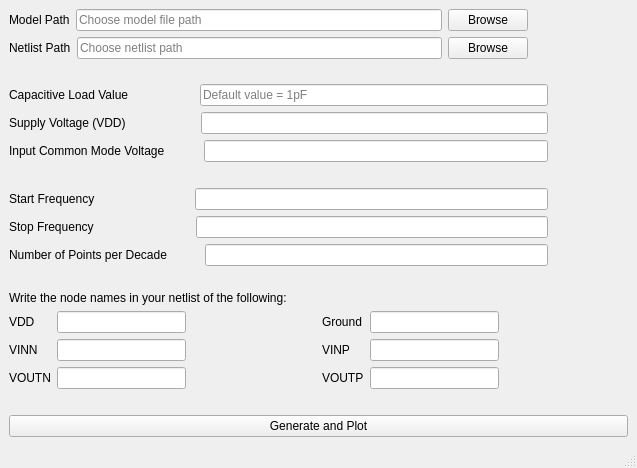
<?xml version="1.0" encoding="UTF-8"?>
<ui version="4.0">
 <class>MainWindow</class>
 <widget class="QMainWindow" name="MainWindow">
  <property name="geometry">
   <rect>
    <x>0</x>
    <y>0</y>
    <width>637</width>
    <height>468</height>
   </rect>
  </property>
  <property name="windowTitle">
   <string>Differential Input Differential Output OTA</string>
  </property>
  <widget class="QWidget" name="centralwidget">
   <layout class="QGridLayout" name="gridLayout_2">
    <item row="0" column="0">
     <layout class="QVBoxLayout" name="verticalLayout">
      <item>
       <layout class="QVBoxLayout" name="input_paths_layout">
        <item>
         <layout class="QHBoxLayout" name="Model_path_layout">
          <item>
           <widget class="QLabel" name="Model_path_label">
            <property name="text">
             <string>Model Path</string>
            </property>
           </widget>
          </item>
          <item>
           <widget class="QLineEdit" name="model_path_lineEdit_dip_dop">
            <property name="placeholderText">
             <string>Choose model file path</string>
            </property>
           </widget>
          </item>
          <item>
           <widget class="QPushButton" name="model_path_browse_button_dip_dop">
            <property name="text">
             <string>Browse</string>
            </property>
           </widget>
          </item>
          <item>
           <spacer name="horizontalSpacer">
            <property name="orientation">
             <enum>Qt::Horizontal</enum>
            </property>
            <property name="sizeType">
             <enum>QSizePolicy::Preferred</enum>
            </property>
            <property name="sizeHint" stdset="0">
             <size>
              <width>100</width>
              <height>20</height>
             </size>
            </property>
           </spacer>
          </item>
         </layout>
        </item>
        <item>
         <layout class="QHBoxLayout" name="Netlist_path_layout">
          <item>
           <widget class="QLabel" name="netlist_path_label">
            <property name="text">
             <string>Netlist Path</string>
            </property>
           </widget>
          </item>
          <item>
           <widget class="QLineEdit" name="netlist_path_lineEdit_dip_dop">
            <property name="placeholderText">
             <string>Choose netlist path</string>
            </property>
           </widget>
          </item>
          <item>
           <widget class="QPushButton" name="Netlist_path_browse_button_dip_dop">
            <property name="text">
             <string>Browse</string>
            </property>
           </widget>
          </item>
          <item>
           <spacer name="horizontalSpacer_2">
            <property name="orientation">
             <enum>Qt::Horizontal</enum>
            </property>
            <property name="sizeType">
             <enum>QSizePolicy::Preferred</enum>
            </property>
            <property name="sizeHint" stdset="0">
             <size>
              <width>100</width>
              <height>20</height>
             </size>
            </property>
           </spacer>
          </item>
         </layout>
        </item>
       </layout>
      </item>
      <item>
       <spacer name="verticalSpacer">
        <property name="orientation">
         <enum>Qt::Vertical</enum>
        </property>
        <property name="sizeHint" stdset="0">
         <size>
          <width>20</width>
          <height>40</height>
         </size>
        </property>
       </spacer>
      </item>
      <item>
       <layout class="QHBoxLayout" name="Capacitive_load_layout">
        <item>
         <widget class="QLabel" name="capacitive_load_label">
          <property name="text">
           <string>Capacitive Load Value</string>
          </property>
         </widget>
        </item>
        <item>
         <spacer name="horizontalSpacer_3">
          <property name="orientation">
           <enum>Qt::Horizontal</enum>
          </property>
          <property name="sizeType">
           <enum>QSizePolicy::Preferred</enum>
          </property>
          <property name="sizeHint" stdset="0">
           <size>
            <width>65</width>
            <height>20</height>
           </size>
          </property>
         </spacer>
        </item>
        <item>
         <widget class="QLineEdit" name="Capacitive_load_lineedit_dip_dop">
          <property name="placeholderText">
           <string>Default value = 1pF</string>
          </property>
         </widget>
        </item>
        <item>
         <spacer name="horizontalSpacer_4">
          <property name="orientation">
           <enum>Qt::Horizontal</enum>
          </property>
          <property name="sizeType">
           <enum>QSizePolicy::Preferred</enum>
          </property>
          <property name="sizeHint" stdset="0">
           <size>
            <width>80</width>
            <height>20</height>
           </size>
          </property>
         </spacer>
        </item>
       </layout>
      </item>
      <item>
       <layout class="QHBoxLayout" name="VINCM_layout">
        <item>
         <widget class="QLabel" name="supply_voltage_label">
          <property name="text">
           <string>Supply Voltage (VDD)</string>
          </property>
         </widget>
        </item>
        <item>
         <spacer name="horizontalSpacer_7">
          <property name="orientation">
           <enum>Qt::Horizontal</enum>
          </property>
          <property name="sizeType">
           <enum>QSizePolicy::Preferred</enum>
          </property>
          <property name="sizeHint" stdset="0">
           <size>
            <width>69</width>
            <height>20</height>
           </size>
          </property>
         </spacer>
        </item>
        <item>
         <widget class="QLineEdit" name="supply_voltage_lineedit_dip_dop"/>
        </item>
        <item>
         <spacer name="horizontalSpacer_8">
          <property name="orientation">
           <enum>Qt::Horizontal</enum>
          </property>
          <property name="sizeType">
           <enum>QSizePolicy::Preferred</enum>
          </property>
          <property name="sizeHint" stdset="0">
           <size>
            <width>80</width>
            <height>20</height>
           </size>
          </property>
         </spacer>
        </item>
       </layout>
      </item>
      <item>
       <layout class="QHBoxLayout" name="supply_voltage_layout">
        <item>
         <widget class="QLabel" name="VINCM_label">
          <property name="text">
           <string>Input Common Mode Voltage</string>
          </property>
         </widget>
        </item>
        <item>
         <spacer name="horizontalSpacer_5">
          <property name="orientation">
           <enum>Qt::Horizontal</enum>
          </property>
          <property name="sizeType">
           <enum>QSizePolicy::Preferred</enum>
          </property>
          <property name="sizeHint" stdset="0">
           <size>
            <width>33</width>
            <height>20</height>
           </size>
          </property>
         </spacer>
        </item>
        <item>
         <widget class="QLineEdit" name="VINCM_lineedit_dip_dop"/>
        </item>
        <item>
         <spacer name="horizontalSpacer_6">
          <property name="orientation">
           <enum>Qt::Horizontal</enum>
          </property>
          <property name="sizeType">
           <enum>QSizePolicy::Preferred</enum>
          </property>
          <property name="sizeHint" stdset="0">
           <size>
            <width>80</width>
            <height>20</height>
           </size>
          </property>
         </spacer>
        </item>
       </layout>
      </item>
      <item>
       <spacer name="verticalSpacer_2">
        <property name="orientation">
         <enum>Qt::Vertical</enum>
        </property>
        <property name="sizeHint" stdset="0">
         <size>
          <width>20</width>
          <height>40</height>
         </size>
        </property>
       </spacer>
      </item>
      <item>
       <layout class="QHBoxLayout" name="Start_freq_layout">
        <item>
         <widget class="QLabel" name="start_freq_label">
          <property name="text">
           <string>Start Frequency</string>
          </property>
         </widget>
        </item>
        <item>
         <spacer name="horizontalSpacer_9">
          <property name="orientation">
           <enum>Qt::Horizontal</enum>
          </property>
          <property name="sizeType">
           <enum>QSizePolicy::Preferred</enum>
          </property>
          <property name="sizeHint" stdset="0">
           <size>
            <width>94</width>
            <height>20</height>
           </size>
          </property>
         </spacer>
        </item>
        <item>
         <widget class="QLineEdit" name="start_freq_lineEdit_dip_dop"/>
        </item>
        <item>
         <spacer name="horizontalSpacer_10">
          <property name="orientation">
           <enum>Qt::Horizontal</enum>
          </property>
          <property name="sizeType">
           <enum>QSizePolicy::Preferred</enum>
          </property>
          <property name="sizeHint" stdset="0">
           <size>
            <width>80</width>
            <height>20</height>
           </size>
          </property>
         </spacer>
        </item>
       </layout>
      </item>
      <item>
       <layout class="QHBoxLayout" name="stop_freq_layout">
        <item>
         <widget class="QLabel" name="stop_freq_label">
          <property name="text">
           <string>Stop Frequency</string>
          </property>
         </widget>
        </item>
        <item>
         <spacer name="horizontalSpacer_11">
          <property name="orientation">
           <enum>Qt::Horizontal</enum>
          </property>
          <property name="sizeType">
           <enum>QSizePolicy::Preferred</enum>
          </property>
          <property name="sizeHint" stdset="0">
           <size>
            <width>96</width>
            <height>20</height>
           </size>
          </property>
         </spacer>
        </item>
        <item>
         <widget class="QLineEdit" name="stop_freq_lineEdit_dip_dop"/>
        </item>
        <item>
         <spacer name="horizontalSpacer_12">
          <property name="orientation">
           <enum>Qt::Horizontal</enum>
          </property>
          <property name="sizeType">
           <enum>QSizePolicy::Preferred</enum>
          </property>
          <property name="sizeHint" stdset="0">
           <size>
            <width>80</width>
            <height>20</height>
           </size>
          </property>
         </spacer>
        </item>
       </layout>
      </item>
      <item>
       <layout class="QHBoxLayout" name="no_of_points_layout">
        <item>
         <widget class="QLabel" name="no_of_points_label">
          <property name="text">
           <string>Number of Points per Decade</string>
          </property>
         </widget>
        </item>
        <item>
         <spacer name="horizontalSpacer_13">
          <property name="orientation">
           <enum>Qt::Horizontal</enum>
          </property>
          <property name="sizeType">
           <enum>QSizePolicy::Preferred</enum>
          </property>
          <property name="sizeHint" stdset="0">
           <size>
            <width>32</width>
            <height>20</height>
           </size>
          </property>
         </spacer>
        </item>
        <item>
         <widget class="QLineEdit" name="no_of_points_lineedit_dip_dop"/>
        </item>
        <item>
         <spacer name="horizontalSpacer_14">
          <property name="orientation">
           <enum>Qt::Horizontal</enum>
          </property>
          <property name="sizeType">
           <enum>QSizePolicy::Preferred</enum>
          </property>
          <property name="sizeHint" stdset="0">
           <size>
            <width>80</width>
            <height>20</height>
           </size>
          </property>
         </spacer>
        </item>
       </layout>
      </item>
      <item>
       <spacer name="verticalSpacer_3">
        <property name="orientation">
         <enum>Qt::Vertical</enum>
        </property>
        <property name="sizeHint" stdset="0">
         <size>
          <width>20</width>
          <height>40</height>
         </size>
        </property>
       </spacer>
      </item>
      <item>
       <layout class="QHBoxLayout" name="message_layout">
        <item>
         <widget class="QLabel" name="message_label">
          <property name="text">
           <string>Write the node names in your netlist of the following:</string>
          </property>
         </widget>
        </item>
       </layout>
      </item>
      <item>
       <layout class="QGridLayout" name="netlist_points_layout">
        <item row="0" column="4">
         <widget class="QLineEdit" name="ground_lineedit_dip_dop"/>
        </item>
        <item row="2" column="3">
         <widget class="QLabel" name="VOUTP_label">
          <property name="text">
           <string>VOUTP</string>
          </property>
         </widget>
        </item>
        <item row="0" column="3">
         <widget class="QLabel" name="Ground_label">
          <property name="text">
           <string>Ground</string>
          </property>
         </widget>
        </item>
        <item row="1" column="0">
         <widget class="QLabel" name="VINN_label">
          <property name="text">
           <string>VINN</string>
          </property>
         </widget>
        </item>
        <item row="1" column="5">
         <spacer name="horizontalSpacer_22">
          <property name="orientation">
           <enum>Qt::Horizontal</enum>
          </property>
          <property name="sizeHint" stdset="0">
           <size>
            <width>40</width>
            <height>20</height>
           </size>
          </property>
         </spacer>
        </item>
        <item row="0" column="1">
         <widget class="QLineEdit" name="VDD_lineedit_dip_dop"/>
        </item>
        <item row="2" column="1">
         <widget class="QLineEdit" name="VOUTN_lineedit_dip_dop"/>
        </item>
        <item row="1" column="4">
         <widget class="QLineEdit" name="VINP_lineedit_dip_dop"/>
        </item>
        <item row="1" column="2">
         <spacer name="horizontalSpacer_19">
          <property name="orientation">
           <enum>Qt::Horizontal</enum>
          </property>
          <property name="sizeHint" stdset="0">
           <size>
            <width>40</width>
            <height>20</height>
           </size>
          </property>
         </spacer>
        </item>
        <item row="1" column="1">
         <widget class="QLineEdit" name="VINN_lineedit_dip_dop"/>
        </item>
        <item row="2" column="2">
         <spacer name="horizontalSpacer_20">
          <property name="orientation">
           <enum>Qt::Horizontal</enum>
          </property>
          <property name="sizeHint" stdset="0">
           <size>
            <width>40</width>
            <height>20</height>
           </size>
          </property>
         </spacer>
        </item>
        <item row="2" column="4">
         <widget class="QLineEdit" name="VOUTP_lineedit_dip_dop"/>
        </item>
        <item row="1" column="3">
         <widget class="QLabel" name="VINP_label">
          <property name="text">
           <string>VINP</string>
          </property>
         </widget>
        </item>
        <item row="0" column="5">
         <spacer name="horizontalSpacer_21">
          <property name="orientation">
           <enum>Qt::Horizontal</enum>
          </property>
          <property name="sizeHint" stdset="0">
           <size>
            <width>40</width>
            <height>20</height>
           </size>
          </property>
         </spacer>
        </item>
        <item row="2" column="0">
         <widget class="QLabel" name="VOUTN_label">
          <property name="text">
           <string>VOUTN</string>
          </property>
         </widget>
        </item>
        <item row="0" column="2">
         <spacer name="horizontalSpacer_18">
          <property name="orientation">
           <enum>Qt::Horizontal</enum>
          </property>
          <property name="sizeHint" stdset="0">
           <size>
            <width>40</width>
            <height>20</height>
           </size>
          </property>
         </spacer>
        </item>
        <item row="2" column="5">
         <spacer name="horizontalSpacer_23">
          <property name="orientation">
           <enum>Qt::Horizontal</enum>
          </property>
          <property name="sizeHint" stdset="0">
           <size>
            <width>40</width>
            <height>20</height>
           </size>
          </property>
         </spacer>
        </item>
        <item row="0" column="0">
         <widget class="QLabel" name="VDD_label">
          <property name="text">
           <string>VDD</string>
          </property>
         </widget>
        </item>
       </layout>
      </item>
      <item>
       <spacer name="verticalSpacer_4">
        <property name="orientation">
         <enum>Qt::Vertical</enum>
        </property>
        <property name="sizeHint" stdset="0">
         <size>
          <width>20</width>
          <height>40</height>
         </size>
        </property>
       </spacer>
      </item>
     </layout>
    </item>
    <item row="1" column="0">
     <widget class="QPushButton" name="generate_and_plot_button_dip_dop">
      <property name="text">
       <string>Generate and Plot</string>
      </property>
     </widget>
    </item>
   </layout>
  </widget>
  <widget class="QMenuBar" name="menubar">
   <property name="geometry">
    <rect>
     <x>0</x>
     <y>0</y>
     <width>637</width>
     <height>21</height>
    </rect>
   </property>
  </widget>
  <widget class="QStatusBar" name="statusbar"/>
 </widget>
 <tabstops>
  <tabstop>model_path_lineEdit_dip_dop</tabstop>
  <tabstop>model_path_browse_button_dip_dop</tabstop>
  <tabstop>netlist_path_lineEdit_dip_dop</tabstop>
  <tabstop>Netlist_path_browse_button_dip_dop</tabstop>
  <tabstop>Capacitive_load_lineedit_dip_dop</tabstop>
  <tabstop>supply_voltage_lineedit_dip_dop</tabstop>
  <tabstop>VINCM_lineedit_dip_dop</tabstop>
  <tabstop>start_freq_lineEdit_dip_dop</tabstop>
  <tabstop>stop_freq_lineEdit_dip_dop</tabstop>
  <tabstop>no_of_points_lineedit_dip_dop</tabstop>
  <tabstop>VDD_lineedit_dip_dop</tabstop>
  <tabstop>ground_lineedit_dip_dop</tabstop>
  <tabstop>VINN_lineedit_dip_dop</tabstop>
  <tabstop>VINP_lineedit_dip_dop</tabstop>
  <tabstop>VOUTN_lineedit_dip_dop</tabstop>
  <tabstop>VOUTP_lineedit_dip_dop</tabstop>
  <tabstop>generate_and_plot_button_dip_dop</tabstop>
 </tabstops>
 <resources/>
 <connections/>
</ui>
